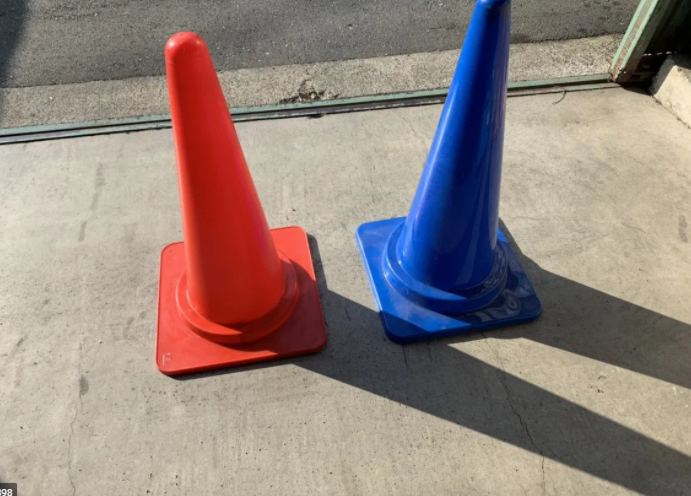
#> input picture Detection/img/red2.png, 691 x 496 px
$ python GAP.py
#> lines starting #> are read from the running program, lines starting #| are printed output that depends on the picture; after the words box and inside, x2 and y2 are one past the last pixel; in counts of white or black regions, pixels touching at a corner belong together; long printed decimals are rounded
# -*- coding:utf-8 -*-
import cv2
import numpy as np
from PIL import Image, ImageDraw

# 赤色の検出
def detect_red_color(img):
    # HSV色空間に変換
    hsv = cv2.cvtColor(img, cv2.COLOR_BGR2HSV)

    # 赤色のHSVの値域1
    hsv_min = np.array([0, 200, 50])
    hsv_max = np.array([30, 255, 255])
    mask1 = cv2.inRange(hsv, hsv_min, hsv_max)

    # 赤色のHSVの値域2
    hsv_min = np.array([150, 200, 50])
    hsv_max = np.array([179, 255, 255])
    mask2 = cv2.inRange(hsv, hsv_min, hsv_max)

    # 赤色領域のマスク（255：赤色、0：赤色以外）
    mask = cv2.bitwise_or(mask1, mask2)

    # マスキング処理
    masked_img = cv2.bitwise_and(img, img, mask=mask)

    return mask, masked_img


def get_center(contour):
    """
    輪郭の中心を取得する。
    """
    # 輪郭のモーメントを計算する。
    M = cv2.moments(contour)
    # モーメントから重心を計算する。
    cx = M["m10"] / M["m00"]
    cy = M["m01"] / M["m00"]

    return cx, cy

def GoalDetection(imgpath, H_min=200, H_max=20, S_thd=80, G_thd=7000):
    '''
    引数
    imgpath：画像のpath
    H_min: 色相の最小値
    H_max: 色相の最大値
    S_thd: 彩度の閾値
    G_thd: ゴール面積の閾値

    戻り値：[goalglug, GAP, imgname]
    goalFlug    0: goal,   -1: not detect,   1: nogoal
    GAP: 画像の中心とゴールの中心の差（ピクセル）
    imgname: 処理した画像の名前
    '''
#> called with imgpath = 'img/red2.png', H_min = 200, H_max = 20, S_thd = 80, G_thd = 7000
    global i

    img = cv2.imread(imgpath)
#> img is the input picture: shape (496, 691, 3); mean B, G, R 126.1, 132.6, 148.1
    imgname = imgpath
    hig, wid, col = img.shape
#> hig = 496; wid = 691; col = 3
    print(img.shape)
#| (496, 691, 3)
    i = 100

    mask, _ = detect_red_color(img)
#> in detect_red_color, `hsv = cv2.cvtColor(img, cv2.COLOR_BGR2HSV)`: hsv: shape (496, 691, 3); mean H, S, V 33.7, 68.9, 157.7
#> in detect_red_color, `mask1 = cv2.inRange(hsv, hsv_min, hsv_max)`:
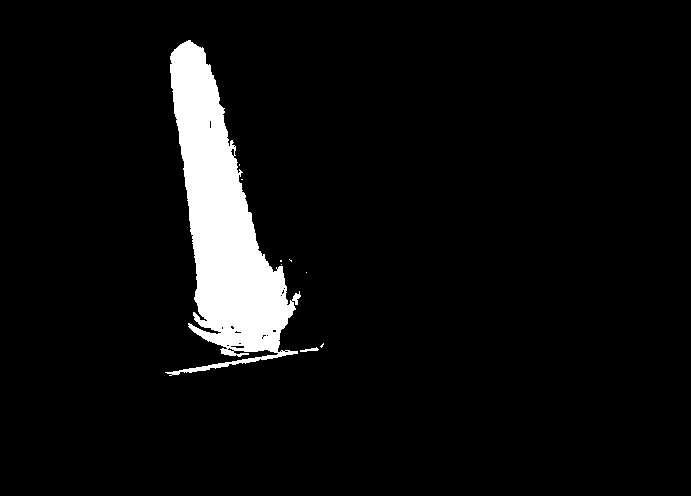
#> mask1: shape (496, 691); 5.7% white; 9 white regions (7 under 20 px), largest, box (x1, y1, x2, y2) and area: (165, 40, 301, 376) 19591, (300, 347, 319, 352) 47
#> in detect_red_color, `mask2 = cv2.inRange(hsv, hsv_min, hsv_max)`:
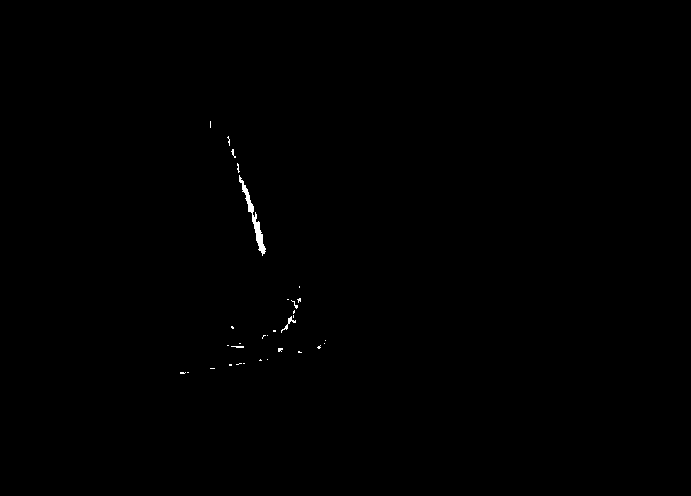
#> mask2: shape (496, 691); 0.19% white; 32 white regions (29 under 20 px), largest, box (x1, y1, x2, y2) and area: (239, 175, 266, 256) 395, (281, 316, 296, 333) 53, (231, 346, 244, 348) 21
#> in detect_red_color, `mask = cv2.bitwise_or(mask1, mask2)`:
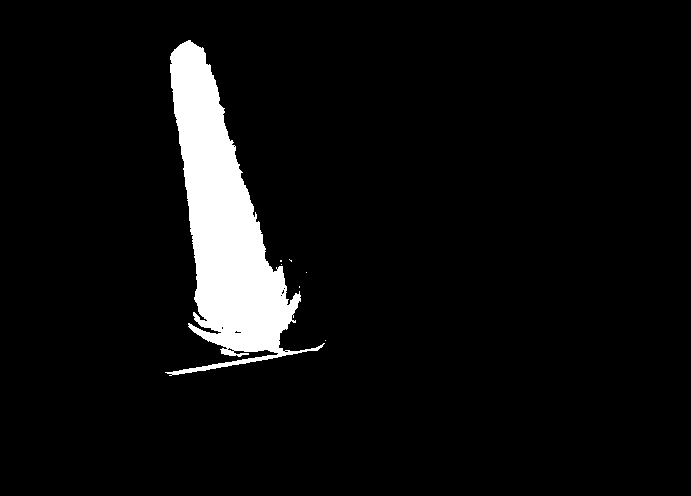
#> mask: shape (496, 691); 5.9% white; 7 white regions (6 under 20 px)
#> in detect_red_color, `masked_img = cv2.bitwise_and(img, img, mask=mask)`:
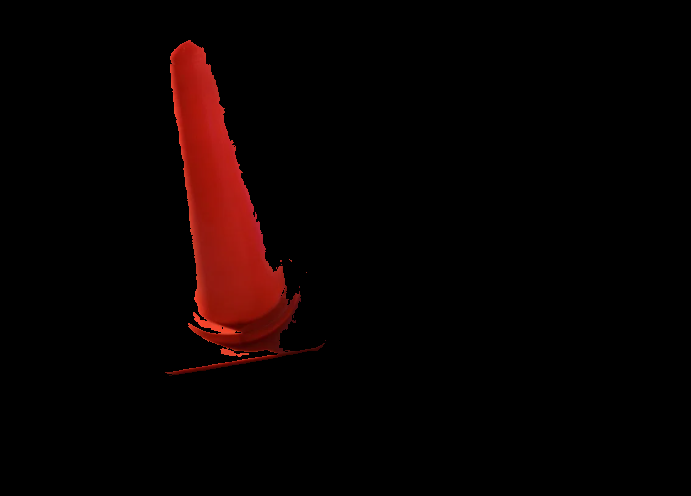
#> masked_img: shape (496, 691, 3); mean B, G, R 1.1, 1.6, 9.5


    # contour
    contours, hierarchy = cv2.findContours(mask, cv2.RETR_EXTERNAL, cv2.CHAIN_APPROX_SIMPLE)
#> contours = 7 contours, 6 with area under 20; largest, box (x1, y1, x2, y2) and area: (165, 40, 325, 376) 19700
    img_contour = cv2.drawContours(img, contours, 6, (0, 255, 0), 5)
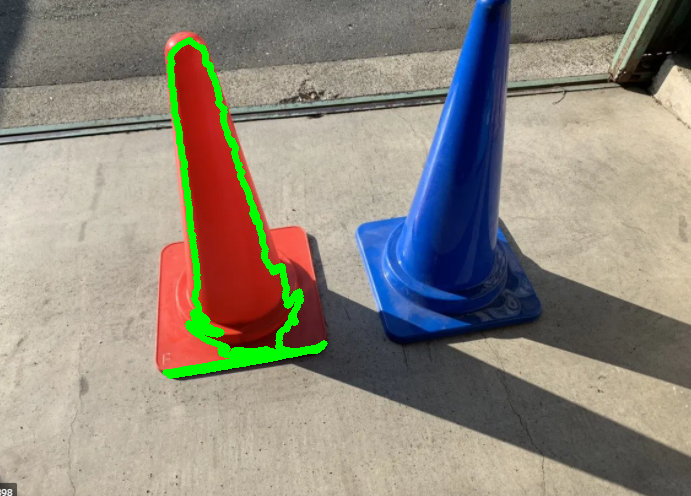
#> img_contour: shape (496, 691, 3); mean B, G, R 125.3, 137.2, 144.4
    cv2.imshow("img_edge",img_contour)
    cv2.waitKey(0)
    cv2.destroyAllWindows()
    # max area
    max_area = 0
    max_area_contour = -1

    for j in range(0, len(contours)):
            area = cv2.contourArea(contours[j])
            if max_area < area:
                max_area = area
                max_area_contour = j
#> this loop made 7 passes
#> (area, max_area, max_area_contour) on passes 5, 7: (1, 1, 4), (19700, 19700, 6)
#> area on passes 1, 2, 3, 4, 6: 0, 0, 0, 0, 0.5
#> after the loop, max_area = 19700; max_area_contour = 6

    # no goal
    if max_area_contour == -1:
        return [-1, 0, -1, imgname]
    elif max_area <= 5:
        return [-1, 0, -1, imgname]

    # goal
    elif max_area >= G_thd:
        centers = get_center(contours[max_area_contour])
#> in get_center, `M = cv2.moments(contour)`: M = moments, m00 19700, centre m10/m00, m01/m00 = (223.8, 224.4)
#> in get_center, `cx = M["m10"] / M["m00"]`: cx = 223.8
#> in get_center, `cy = M["m01"] / M["m00"]`: cy = 224.4
#> centers = (223.8, 224.4)
        print(centers)
#| (223.825, 224.368)
        GAP = (centers[0]-wid/2)/(wid/2)
#> GAP = -0.352
        print((centers[1]-hig/2)/(hig/2))
#| -0.09529
        return [0, max_area, GAP, imgname]
    else:
        # rectangle
        centers = get_center(max_area_contour)
        GAP = centers[0]-wid/2
        return [1, max_area, GAP, imgname]


anan = GoalDetection('img/red2.png')
#> anan = [0, 19700, -0.352, 'img/red2.png']
print(anan)
#| [0, 19700.0, -0.3522, 'img/red2.png']
